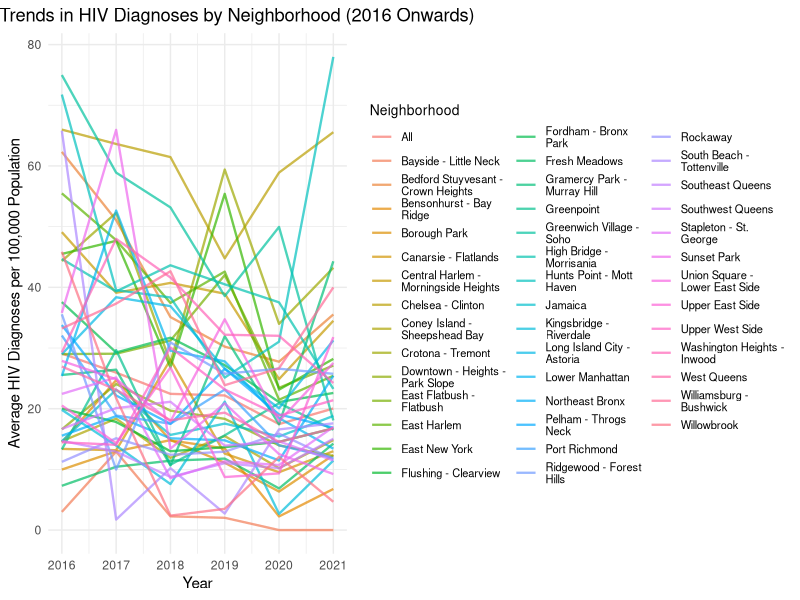
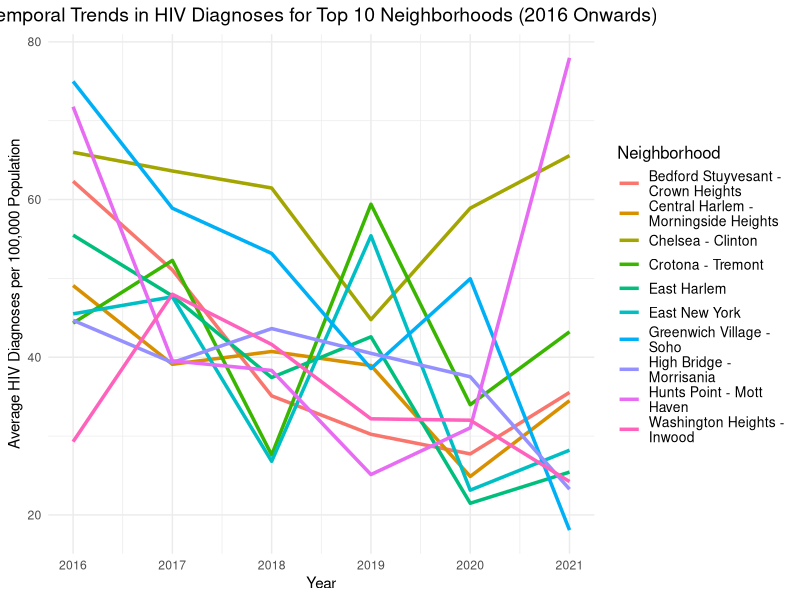
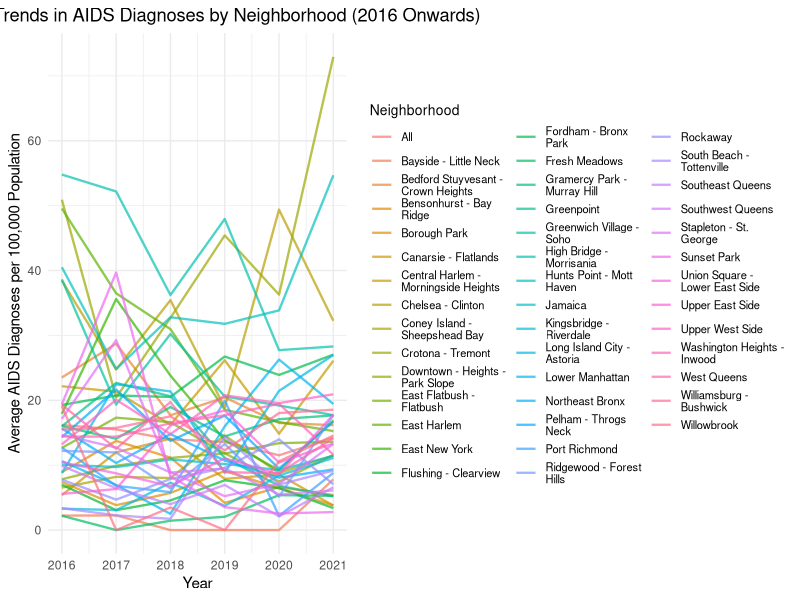
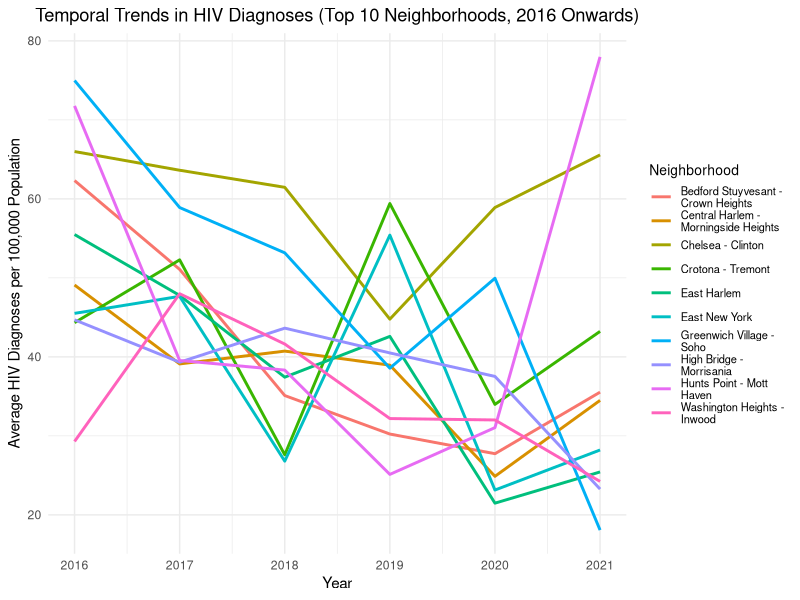
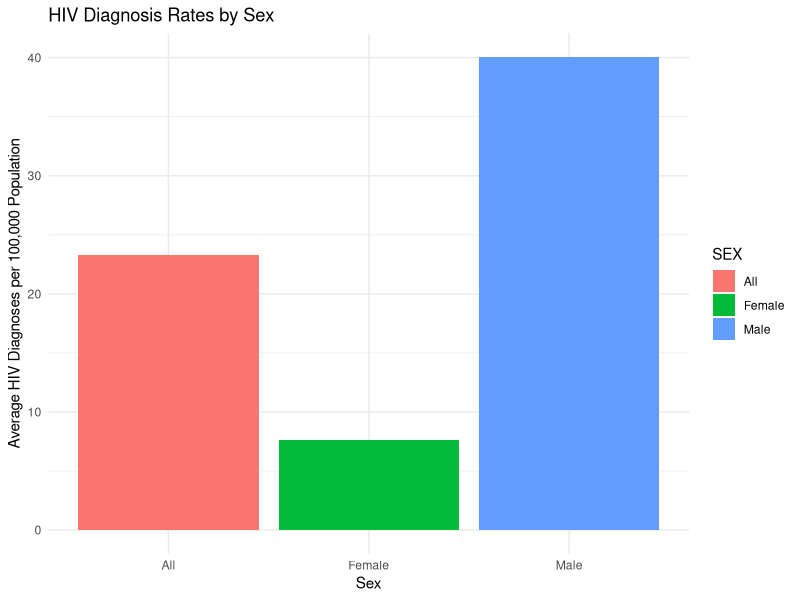
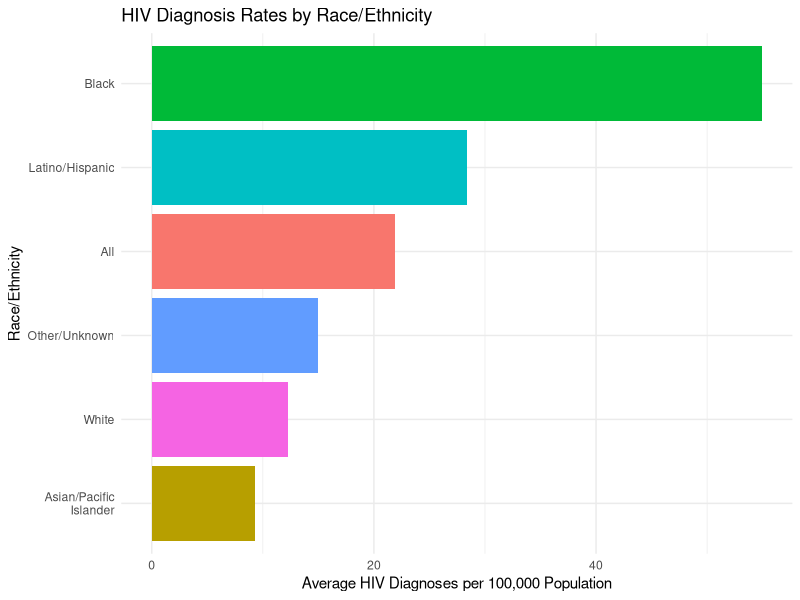

Write R code to recreate these figures, in order.
## ---- chunk 1
knitr::opts_chunk$set(echo = TRUE)
knitr::opts_chunk$set(message=FALSE)
knitr::opts_chunk$set(warning=FALSE)
## ---- chunk 2
# Load required libraries
library(tidyverse)
library(ggplot2)
library(broom)

# Load the dataset
hiv_data <- read.csv("data/HIV_AIDS_Diagnoses_by_Neighborhood__Sex__and_Race_Ethnicity_20241118.csv")

UHF <- read.csv("data/UHF_Neighborhoods.csv")

## ---- chunk 3
# Clean and prepare the dataset
hiv_data <- hiv_data %>%
  mutate(
    YEAR = as.numeric(YEAR),
    Neighborhood = as.character(Neighborhood..U.H.F.), # Correct column for neighborhood
    HIV_Diagnoses = as.numeric(HIV.DIAGNOSES.PER.100.000.POPULATION),
    AIDS_Diagnoses = as.numeric(AIDS.DIAGNOSES.PER.100.000.POPULATION)
  ) %>%
  filter(YEAR >= 2016, !is.na(HIV_Diagnoses), !is.na(AIDS_Diagnoses)) # Keep only data from 2016 onwards

## ---- chunk 4
# Aggregate HIV and AIDS diagnoses
hiv_trends <- hiv_data %>%
  group_by(YEAR, Neighborhood) %>%
  summarise(
    avg_hiv_rate = mean(HIV_Diagnoses, na.rm = TRUE),
    avg_aids_rate = mean(AIDS_Diagnoses, na.rm = TRUE)
  ) %>%
  ungroup()

# Preview the aggregated data
head(hiv_trends)
## ---- chunk 5
# Plot HIV diagnosis trends by neighborhood with a legend
ggplot(hiv_trends, aes(x = YEAR, y = avg_hiv_rate, group = Neighborhood, color = Neighborhood)) +
  geom_line(size = 0.8, alpha = 0.7) +
  labs(
    title = "Temporal Trends in HIV Diagnoses by Neighborhood (2016 Onwards)",
    x = "Year",
    y = "Average HIV Diagnoses per 100,000 Population",
    color = "Neighborhood"
  ) +
  theme_minimal() +
  theme(
    legend.position = "right", # Display the legend on the right
    plot.title = element_text(hjust = 0.5),
    legend.text = element_text(size = 8),
    legend.title = element_text(size = 10)
  )

## ---- chunk 6
# Calculate the mean HIV diagnosis rate for each neighborhood
top_neighborhoods <- hiv_data %>%
  group_by(Neighborhood) %>%
  summarise(mean_hiv_rate = mean(HIV_Diagnoses, na.rm = TRUE)) %>%
  arrange(desc(mean_hiv_rate)) %>%
  slice(1:10) %>%
  pull(Neighborhood)

# Filter the dataset for the top 10 neighborhoods
filtered_hiv_data <- hiv_data %>%
  filter(Neighborhood %in% top_neighborhoods)

# Aggregate HIV diagnoses for the top 10 neighborhoods
top_hiv_trends <- filtered_hiv_data %>%
  group_by(YEAR, Neighborhood) %>%
  summarise(
    avg_hiv_rate = mean(HIV_Diagnoses, na.rm = TRUE)
  ) %>%
  ungroup()

# Preview the aggregated data
head(top_hiv_trends)

# Plot HIV diagnosis trends for the top 10 neighborhoods
ggplot(top_hiv_trends, aes(x = YEAR, y = avg_hiv_rate, group = Neighborhood, color = Neighborhood)) +
  geom_line(size = 1.2) +
  labs(
    title = "Temporal Trends in HIV Diagnoses for Top 10 Neighborhoods (2016 Onwards)",
    x = "Year",
    y = "Average HIV Diagnoses per 100,000 Population",
    color = "Neighborhood"
  ) +
  theme_minimal() +
  theme(
    legend.position = "right",
    legend.text = element_text(size = 10),
    legend.title = element_text(size = 12),
    plot.title = element_text(hjust = 0.5, size = 14)
  )

## ---- chunk 7
# Plot AIDS diagnosis trends by neighborhood with a legend
ggplot(hiv_trends, aes(x = YEAR, y = avg_aids_rate, group = Neighborhood, color = Neighborhood)) +
  geom_line(size = 0.8, alpha = 0.7) +
  labs(
    title = "Temporal Trends in AIDS Diagnoses by Neighborhood (2016 Onwards)",
    x = "Year",
    y = "Average AIDS Diagnoses per 100,000 Population",
    color = "Neighborhood"
  ) +
  theme_minimal() +
  theme(
    legend.position = "right", # Display the legend on the right
    plot.title = element_text(hjust = 0.5),
    legend.text = element_text(size = 8),
    legend.title = element_text(size = 10)
  )

## ---- chunk 8
# Calculate mean rates for each neighborhood
top_hiv_neighborhoods <- hiv_data %>%
  group_by(Neighborhood) %>%
  summarise(mean_hiv_rate = mean(HIV_Diagnoses, na.rm = TRUE)) %>%
  arrange(desc(mean_hiv_rate)) %>%
  slice(1:10) %>%
  pull(Neighborhood)

top_aids_neighborhoods <- hiv_data %>%
  group_by(Neighborhood) %>%
  summarise(mean_aids_rate = mean(AIDS_Diagnoses, na.rm = TRUE)) %>%
  arrange(desc(mean_aids_rate)) %>%
  slice(1:10) %>%
  pull(Neighborhood)

# Filter the dataset for top 10 neighborhoods
filtered_hiv_trends <- hiv_data %>%
  filter(Neighborhood %in% top_hiv_neighborhoods) %>%
  group_by(YEAR, Neighborhood) %>%
  summarise(avg_hiv_rate = mean(HIV_Diagnoses, na.rm = TRUE)) %>%
  ungroup()

filtered_aids_trends <- hiv_data %>%
  filter(Neighborhood %in% top_aids_neighborhoods) %>%
  group_by(YEAR, Neighborhood) %>%
  summarise(avg_aids_rate = mean(AIDS_Diagnoses, na.rm = TRUE)) %>%
  ungroup()

# Plot HIV diagnosis trends
ggplot(filtered_hiv_trends, aes(x = YEAR, y = avg_hiv_rate, group = Neighborhood, color = Neighborhood)) +
  geom_line(size = 1) +
  labs(
    title = "Temporal Trends in HIV Diagnoses (Top 10 Neighborhoods, 2016 Onwards)",
    x = "Year",
    y = "Average HIV Diagnoses per 100,000 Population",
    color = "Neighborhood"
  ) +
  theme_minimal() +
  theme(
    legend.position = "right", # Display legend
    plot.title = element_text(hjust = 0.5),
    legend.text = element_text(size = 8),
    legend.title = element_text(size = 10)
  )

## ---- chunk 9
# Fit a linear regression model for year predicting HIV diagnosis rates
hiv_lm <- lm(avg_hiv_rate ~ YEAR, data = hiv_trends)

# Summarize the regression model
hiv_lm_summary <- summary(hiv_lm)

# Display regression coefficients
tidy(hiv_lm) %>%
  select(term, estimate, std.error, p.value) %>%
  mutate(p.value = format(p.value, scientific = TRUE)) %>%  # Show exact p-value in scientific notation
  knitr::kable(digits = 10)

# Identify neighborhoods with consistently high HIV diagnosis rates
high_hiv_neighborhoods <- hiv_trends %>%
  group_by(Neighborhood) %>%
  summarise(mean_hiv_rate = mean(avg_hiv_rate, na.rm = TRUE)) %>%
  arrange(desc(mean_hiv_rate)) %>%
  filter(mean_hiv_rate > quantile(mean_hiv_rate, 0.9)) # Top 10% neighborhoods

# Display the neighborhoods with high HIV rates
high_hiv_neighborhoods %>%
  knitr::kable(digits = 2)

## ---- chunk 10

tidy(hiv_lm) %>%
  select(term, estimate, std.error, p.value) %>%
  mutate(p.value = format(p.value, scientific = TRUE)) %>%  # Show exact p-value in scientific notation
  knitr::kable(digits = 10)

## ---- chunk 11
# Group by sex and calculate average HIV diagnoses
hiv_by_sex <- hiv_data %>%
  group_by(SEX) %>%
  summarise(avg_hiv_rate = mean(HIV_Diagnoses, na.rm = TRUE)) %>%
  arrange(desc(avg_hiv_rate))

# Group by race/ethnicity and calculate average HIV diagnoses
hiv_by_race <- hiv_data %>%
  group_by(RACE.ETHNICITY) %>%
  summarise(avg_hiv_rate = mean(HIV_Diagnoses, na.rm = TRUE)) %>%
  arrange(desc(avg_hiv_rate))

# Display the summaries
hiv_by_sex %>%
  knitr::kable(digits = 2, caption = "Average HIV Diagnosis Rates by Sex")

hiv_by_race %>%
  knitr::kable(digits = 2, caption = "Average HIV Diagnosis Rates by Race/Ethnicity")

# Bar plot for HIV diagnosis rates by sex
ggplot(hiv_by_sex, aes(x = SEX, y = avg_hiv_rate, fill = SEX)) +
  geom_bar(stat = "identity") +
  labs(
    title = "HIV Diagnosis Rates by Sex",
    x = "Sex",
    y = "Average HIV Diagnoses per 100,000 Population"
  ) +
  theme_minimal()

# Bar plot for HIV diagnosis rates by race/ethnicity
ggplot(hiv_by_race, aes(x = reorder(RACE.ETHNICITY, avg_hiv_rate), y = avg_hiv_rate, fill = RACE.ETHNICITY)) +
  geom_bar(stat = "identity") +
  coord_flip() + # Flip for better readability
  labs(
    title = "HIV Diagnosis Rates by Race/Ethnicity",
    x = "Race/Ethnicity",
    y = "Average HIV Diagnoses per 100,000 Population"
  ) +
  theme_minimal() +
  theme(legend.position = "none")

## ---- chunk 12
# Fit a linear regression model for HIV diagnosis rates
hiv_lm <- lm(HIV_Diagnoses ~ SEX + RACE.ETHNICITY, data = hiv_data)

# Summarize the regression model
hiv_lm_summary <- summary(hiv_lm)

# Display regression coefficients
tidy(hiv_lm) %>%
  select(term, estimate, std.error, p.value) %>%
  mutate(p.value = format(p.value, scientific = TRUE)) %>%
  knitr::kable(digits = 3, caption = "Linear Regression: Predicting HIV Diagnoses")


## ---- chunk 13
# Fit a multivariate regression model adjusting for year and neighborhood
hiv_multivariate_lm <- lm(HIV_Diagnoses ~ SEX + RACE.ETHNICITY + YEAR + Neighborhood..U.H.F., data = hiv_data)

# Summarize the multivariate regression model
tidy(hiv_multivariate_lm) %>%
  select(term, estimate, std.error, p.value) %>%
  mutate(p.value = format(p.value, scientific = TRUE)) %>%
  knitr::kable(digits = 10, caption = "Multivariate Regression: Adjusting for Confounders")


